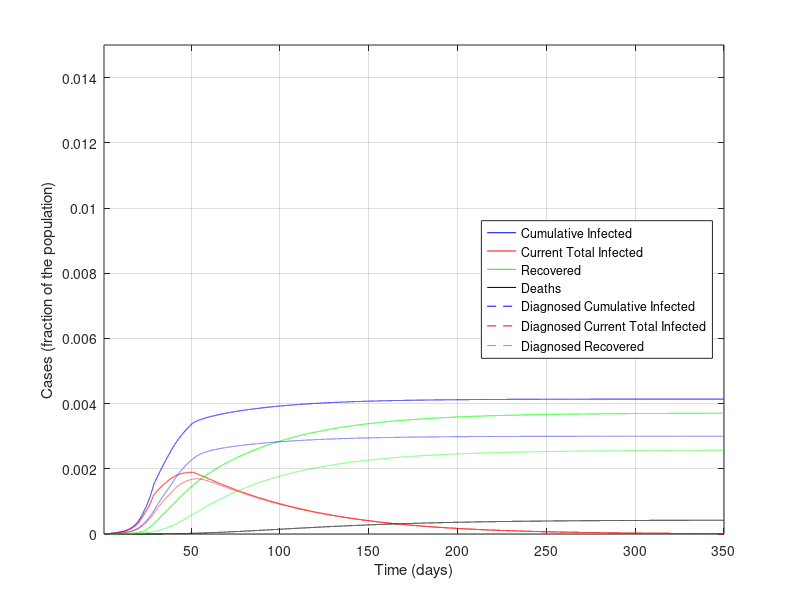
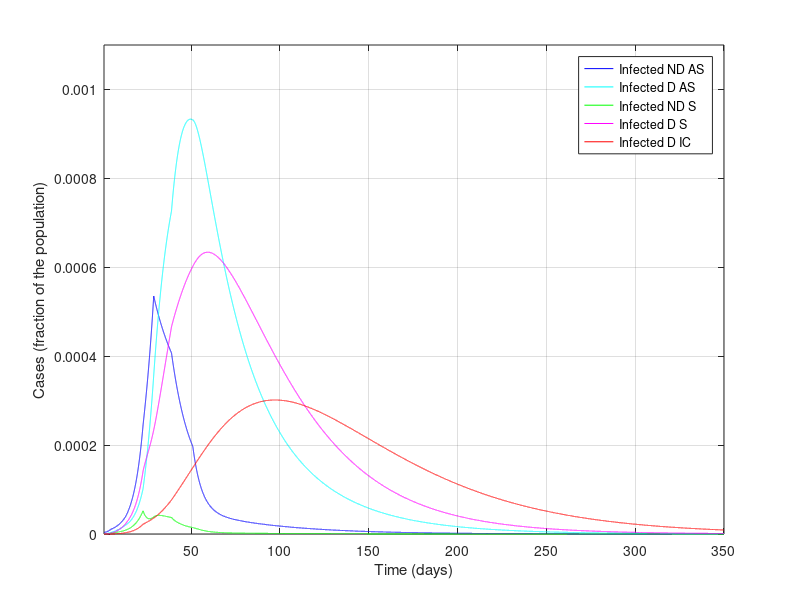

Recreate these plots in MATLAB, in order.
%%%%%%%%%%%%%%%%%%%%%%%%%%%%%%%%%%%%%%%%
%%%%%%%%%%%%%%%%%%%%%%%%%%%%%%%%%%%%%%%%
% MATLAB Code for epidemic simulations with the SIDARTHE model in the work
%
% Modelling the COVID-19 epidemic and implementation of population-wide interventions in Italy
% by Giulia Giordano, Franco Blanchini, Raffaele Bruno, Patrizio Colaneri, Alessandro Di Filippo, Angela Di Matteo, Marta Colaneri
%
% Giulia Giordano, April 5, 2020
% Contact: giulia.giordano@unitn.it
%%%%%%%%%%%%%%%%%%%%%%%%%%%%%%%%%%%%%%%%
%%%%%%%%%%%%%%%%%%%%%%%%%%%%%%%%%%%%%%%%

clear all
close all
clc

%%%%%%%%%%%%%%%%%%%%%%%%%%%%%%%%%%%%%%%%
% DATA
%%%%%%%%%%%%%%%%%%%%%%%%%%%%%%%%%%%%%%%%

% Italian population
popolazione=60e6;

%%%%%%%%%%%%%%%%%%%%%%%%%%%%%%%%%%%%%%%%
% PARAMETERS
%%%%%%%%%%%%%%%%%%%%%%%%%%%%%%%%%%%%%%%%

% Simulation horizon: CAN BE MODIFIED AT ONE'S WILL
Orizzonte = 350;

% Plot yes/no: SET TO 1 IF PDF FIGURES MUST BE GENERATED, 0 OTHERWISE
plotPDF = 0;

% Time-step for Euler discretisation of the continuous-time system
step=0.01;

% Transmission rate due to contacts with UNDETECTED asymptomatic infected
alfa=0.57;
% Transmission rate due to contacts with DETECTED asymptomatic infected
beta=0.0114;
% Transmission rate due to contacts with UNDETECTED symptomatic infected
gamma=0.456;
% Transmission rate due to contacts with DETECTED symptomatic infected
delta=0.0114;

% Detection rate for ASYMPTOMATIC
epsilon=0.171;
% Detection rate for SYMPTOMATIC
theta=0.3705;

% Worsening rate: UNDETECTED asymptomatic infected becomes symptomatic
zeta=0.1254;
% Worsening rate: DETECTED asymptomatic infected becomes symptomatic
eta=0.1254;

% Worsening rate: UNDETECTED symptomatic infected develop life-threatening
% symptoms
mu=0.0171;
% Worsening rate: DETECTED symptomatic infected develop life-threatening
% symptoms
nu=0.0274;

% Mortality rate for infected with life-threatening symptoms
tau=0.01;

% Recovery rate for undetected asymptomatic infected
lambda=0.0342;
% Recovery rate for detected asymptomatic infected
rho=0.0342;
% Recovery rate for undetected symptomatic infected
kappa=0.0171;
% Recovery rate for detected symptomatic infected
xi=0.0171;
% Recovery rate for life-threatened symptomatic infected
sigma=0.0171;

% Rate of loss of immunity
ki=0;

%%%%%%%%%%%%%%%%%%%%%%%%%%%%%%%%%%%%%%%%
% DEFINITIONS
%%%%%%%%%%%%%%%%%%%%%%%%%%%%%%%%%%%%%%%%

% Parameters
r1=epsilon+zeta+lambda;
r2=eta+rho;
r3=theta+mu+kappa;
r4=nu+xi;
r5=sigma+tau;

% Initial R0
R0_iniziale=alfa/r1+beta*epsilon/(r1*r2)+gamma*zeta/(r1*r3)+delta*eta*epsilon/(r1*r2*r4)+delta*zeta*theta/(r1*r3*r4)

% Time horizon
t=1:step:Orizzonte;

% Vectors for time evolution of variables
S=zeros(1,length(t));
I=zeros(1,length(t));
D=zeros(1,length(t));
A=zeros(1,length(t));
R=zeros(1,length(t));
T=zeros(1,length(t));
H=zeros(1,length(t));
H_diagnosticati=zeros(1,length(t)); % DIAGNOSED recovered only!
E=zeros(1,length(t));

% Vectors for time evolution of actual/perceived Case Fatality Rate
M=zeros(1,length(t));
P=zeros(1,length(t));

%%%%%%%%%%%%%%%%%%%%%%%%%%%%%%%%%%%%%%%%
% INITIAL CONDITIONS
%%%%%%%%%%%%%%%%%%%%%%%%%%%%%%%%%%%%%%%%

I(1)=200/popolazione;
D(1)=20/popolazione;
A(1)=1/popolazione;
R(1)=2/popolazione;
T(1)=0.00;
H(1)=0.00;
E(1)=0.00;
S(1)=1-I(1)-D(1)-A(1)-R(1)-T(1)-H(1)-E(1);

H_diagnosticati(1) = 0.00; % DIAGNOSED recovered only
Infetti_reali(1)=I(1)+D(1)+A(1)+R(1)+T(1); % Actual currently infected

M(1)=0;
P(1)=0;

% Whole state vector
x=[S(1);I(1);D(1);A(1);R(1);T(1);H(1);E(1);H_diagnosticati(1);Infetti_reali(1)];

%%%%%%%%%%%%%%%%%%%%%%%%%%%%%%%%%%%%%%%%
% SIMULATION
%%%%%%%%%%%%%%%%%%%%%%%%%%%%%%%%%%%%%%%%

% "Control" binary variables to compute the new R0 every time a policy has
% changed the parameters
plottato = 0;
plottato1 = 0;
plottato_bis = 0;
plottato_tris = 0;
plottato_quat = 0;
plottato_fin = 0;

for i=2:length(t)

    if (i>4/step) % Basic social distancing (awareness, schools closed)
        alfa=0.4218;
        gamma=0.285;
        beta = 0.0057;
        delta=0.0057;
        if plottato == 0 % Compute the new R0
            r1=epsilon+zeta+lambda;
            r2=eta+rho;
            r3=theta+mu+kappa;
            r4=nu+xi;
            r5=sigma+tau;
            R0_primemisure=alfa/r1+beta*epsilon/(r1*r2)+gamma*zeta/(r1*r3)+delta*eta*epsilon/(r1*r2*r4)+delta*zeta*theta/(r1*r3*r4)
            plottato = 1;
        end
    end

    if (i>12/step)
        % Screening limited to / focused on symptomatic subjects
        epsilon=0.1425;
        if plottato1 == 0
            r1=epsilon+zeta+lambda;
            r2=eta+rho;
            r3=theta+mu+kappa;
            r4=nu+xi;
            r5=sigma+tau;
            R0_primemisureeps=alfa/r1+beta*epsilon/(r1*r2)+gamma*zeta/(r1*r3)+delta*eta*epsilon/(r1*r2*r4)+delta*zeta*theta/(r1*r3*r4)
            plottato1 = 1;
        end
    end

    if (i>22/step) % Social distancing: lockdown, mild effect

        alfa=0.36;
        beta=0.005;
        gamma=0.2;
        delta=0.005;

        mu = 0.008;
        nu = 0.015;

        zeta=0.034;
        eta=0.034;

        lambda=0.08;
        rho=0.0171;
        kappa=0.0171;
        xi=0.0171;
        sigma=0.0171;

        if plottato_bis == 0 % Compute the new R0
            r1=epsilon+zeta+lambda;
            r2=eta+rho;
            r3=theta+mu+kappa;
            r4=nu+xi;
            r5=sigma+tau;
            R0_secondemisure=(alfa*r2*r3*r4+epsilon*beta*r3*r4+gamma*zeta*r2*r4+delta*eta*epsilon*r3+delta*zeta*theta*r2)/(r1*r2*r3*r4)
            plottato_bis = 1;
        end
    end

    if (i>28/step) % Social distancing: lockdown, strong effect

        alfa=0.21;
        gamma=0.11;

        if plottato_tris == 0 % Compute the new R0
            r1=epsilon+zeta+lambda;
            r2=eta+rho;
            r3=theta+mu+kappa;
            r4=nu+xi;
            r5=sigma+tau;
            R0_terzemisure=(alfa*r2*r3*r4+epsilon*beta*r3*r4+gamma*zeta*r2*r4+delta*eta*epsilon*r3+delta*zeta*theta*r2)/(r1*r2*r3*r4)
            plottato_tris = 1;
        end
    end


    if (i>38/step) % Broader diagnosis campaign

        epsilon = 0.2;
        rho=0.02;
        kappa=0.02;
        xi=0.02;
        sigma=0.01;

        zeta=0.025;
        eta=0.025;

        if plottato_quat == 0 % Compute the new R0
            r1=epsilon+zeta+lambda;
            r2=eta+rho;
            r3=theta+mu+kappa;
            r4=nu+xi;
            r5=sigma+tau;
            R0_quartemisure=(alfa*r2*r3*r4+epsilon*beta*r3*r4+gamma*zeta*r2*r4+delta*eta*epsilon*r3+delta*zeta*theta*r2)/(r1*r2*r3*r4)
            plottato_quat = 1;
        end
    end

    % OUTLOOK: to EXPLORE POSSIBLE SCENARIOS,
    % change the parameters (after 50 days)
    if (i>50/step)

        alfa=0.2100*0.5;
        beta=0.0050*1;
        gamma=0.1100*1;
        delta=0.0050*1;

        epsilon= 0.2000*1;
        theta = 0.3705*1;

        zeta = 0.0250*1;
        eta  = 0.0250*1;

        mu  = 0.008*1;
        nu   = 0.0150*1;

        tau   = 0.0100*1;

        lambda   = 0.0800*1;
        rho  = 0.0200*1;
        kappa  = 0.0200*1;
        xi  = 0.0200*1;
        sigma = 0.0100*1;

        ki=0;

        if plottato_fin == 0 % Compute the new R0
            r1=epsilon+zeta+lambda;
            r2=eta+rho;
            r3=theta+mu+kappa;
            r4=nu+xi;
            r5=sigma+tau;
            R0_final=(alfa*r2*r3*r4+epsilon*beta*r3*r4+gamma*zeta*r2*r4+delta*eta*epsilon*r3+delta*zeta*theta*r2)/(r1*r2*r3*r4)
            plottato_fin = 1;
        end

    end

    % Compute the system evolution

    B=[-alfa*x(2)-beta*x(3)-gamma*x(4)-delta*x(5) 0 0 0 0 0 ki 0 0 0;
        alfa*x(2)+beta*x(3)+gamma*x(4)+delta*x(5) -(epsilon+zeta+lambda) 0 0 0 0 0 0 0 0;
        0 epsilon  -(eta+rho) 0 0 0 0 0 0 0;
        0 zeta 0 -(theta+mu+kappa) 0 0 0 0 0 0;
        0 0 eta theta -(nu+xi) 0 0 0 0 0;
        0 0 0 mu nu  -(sigma+tau) 0 0 0 0;
        0 lambda rho kappa xi sigma -ki 0 0 0;
        0 0 0 0 0 tau 0 0 0 0;
        0 0 rho 0 xi sigma 0 0 0 0;
        alfa*x(2)+beta*x(3)+gamma*x(4)+delta*x(5) 0 0 0 0 0 0 0 0 0];
    x=x+B*x*step;

    % Update variables

    S(i)=x(1);
    I(i)=x(2);
    D(i)=x(3);
    A(i)=x(4);
    R(i)=x(5);
    T(i)=x(6);
    H(i)=x(7);
    E(i)=x(8);

    H_diagnosticati(i)=x(9);
    Infetti_reali(i)=x(10);

    % Update Case Fatality Rate

    M(i)=E(i)/(S(1)-S(i));
    P(i)=E(i)/((epsilon*r3+(theta+mu)*zeta)*(I(1)+S(1)-I(i)-S(i))/(r1*r3)+(theta+mu)*(A(1)-A(i))/r3);

end

%%%%%%%%%%%%%%%%%%%%%%%%%%%%%%%%%%%%%%%%
% FINAL VALUES
%%%%%%%%%%%%%%%%%%%%%%%%%%%%%%%%%%%%%%%%

% Variables
Sbar=S(length(t));
Ibar=I(length(t));
Dbar=D(length(t));
Abar=A(length(t));
Rbar=R(length(t));
Tbar=T(length(t));
Hbar=H(length(t));
Ebar=E(length(t));

% Case fatality rate
Mbar=M(length(t));
Pbar=P(length(t));

% Case fatality rate from formulas
Mbar1=Ebar/(S(1)-Sbar);
Pbar1=Ebar/((epsilon*r3+(theta+mu)*zeta)*(I(1)+S(1)-Sbar-Ibar)/(r1*r3)+(theta+mu)*(A(1)-Abar)/r3);

%%%%%%%%%%%%%%%%%%%%%%%%%%%%%%%%%%%%%%%%
% FIGURES
%%%%%%%%%%%%%%%%%%%%%%%%%%%%%%%%%%%%%%%%

figure
plot(t,Infetti_reali,'b',t,I+D+A+R+T,'r',t,H,'g',t,E,'k')
hold on
plot(t,D+R+T+E+H_diagnosticati,'--b',t,D+R+T,'--r',t,H_diagnosticati,'--g')
xlim([t(1) t(end)])
ylim([0 0.015])
%title('Actual vs. Diagnosed Epidemic Evolution')
xlabel('Time (days)')
ylabel('Cases (fraction of the population)')
legend({'Cumulative Infected','Current Total Infected', 'Recovered', 'Deaths','Diagnosed Cumulative Infected','Diagnosed Current Total Infected', 'Diagnosed Recovered'},'Location','east')
grid

if plotPDF==1
    set(gcf, 'PaperUnits', 'centimeters');
    set(gcf, 'PaperPosition', [0 0 24 16]);
    set(gcf, 'PaperSize', [24 16]); % dimension on x axis and y axis resp.
    print(gcf,'-dpdf', ['PanoramicaEpidemiaRealevsPercepita.pdf'])
end
%

figure
plot(t,I,'b',t,D,'c',t,A,'g',t,R,'m',t,T,'r')
xlim([t(1) t(end)])
ylim([0 1.1e-3])
%title('Infected, different stages, Diagnosed vs. Non Diagnosed')
xlabel('Time (days)')
ylabel('Cases (fraction of the population)')
legend({'Infected ND AS', 'Infected D AS', 'Infected ND S', 'Infected D S', 'Infected D IC'},'Location','northeast')
grid

if plotPDF==1
    set(gcf, 'PaperUnits', 'centimeters');
    set(gcf, 'PaperPosition', [0 0 24 16]);
    set(gcf, 'PaperSize', [24 16]); % dimension on x axis and y axis resp.
    print(gcf,'-dpdf', ['SuddivisioneInfetti.pdf'])
end
